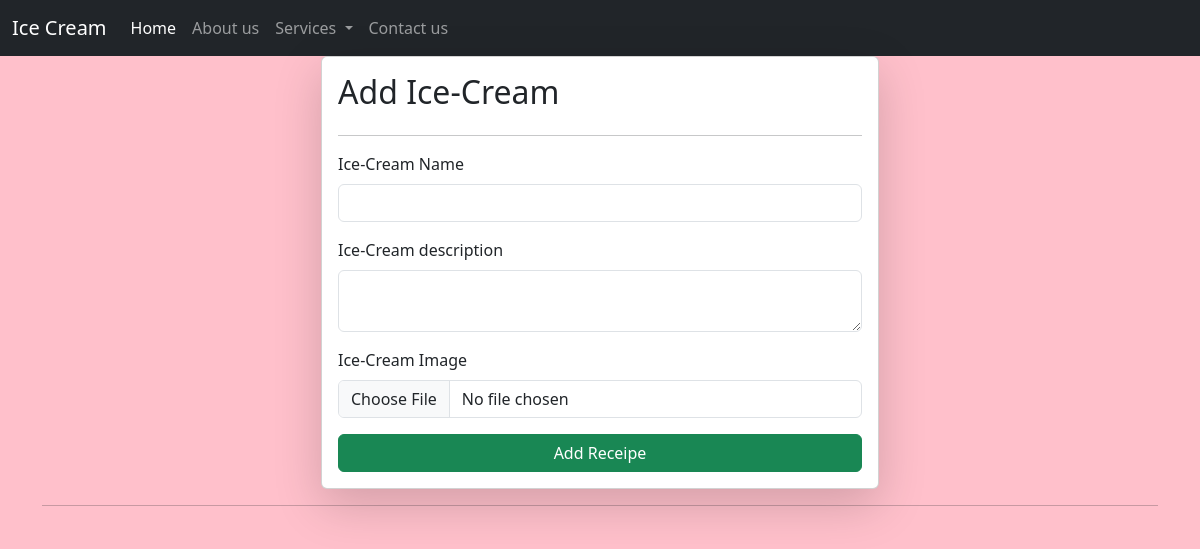
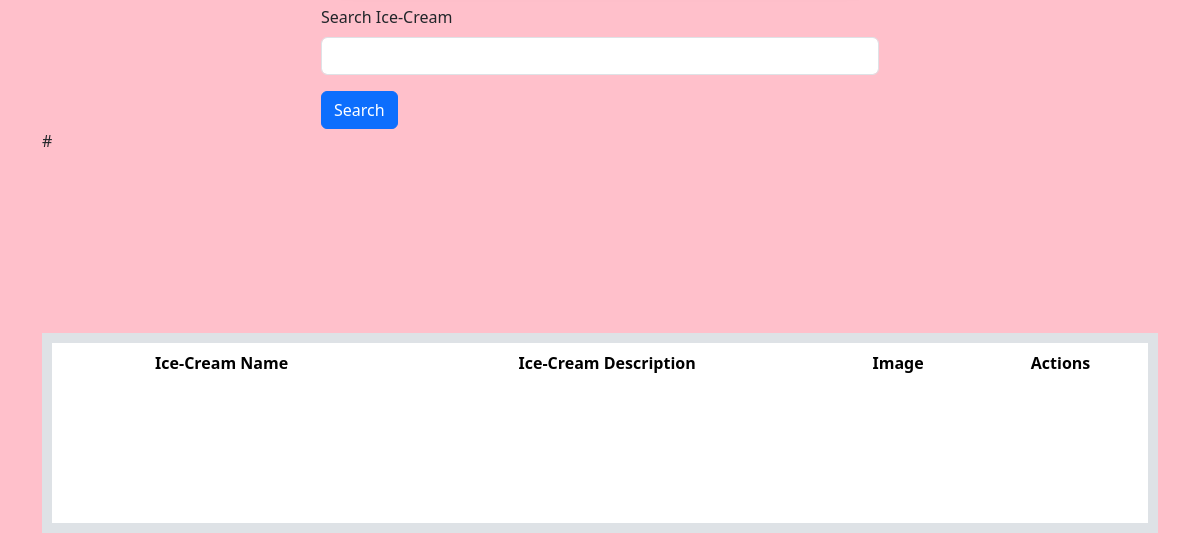
Before: /icecream/ with the older database file (2 pictures, top to bottom).
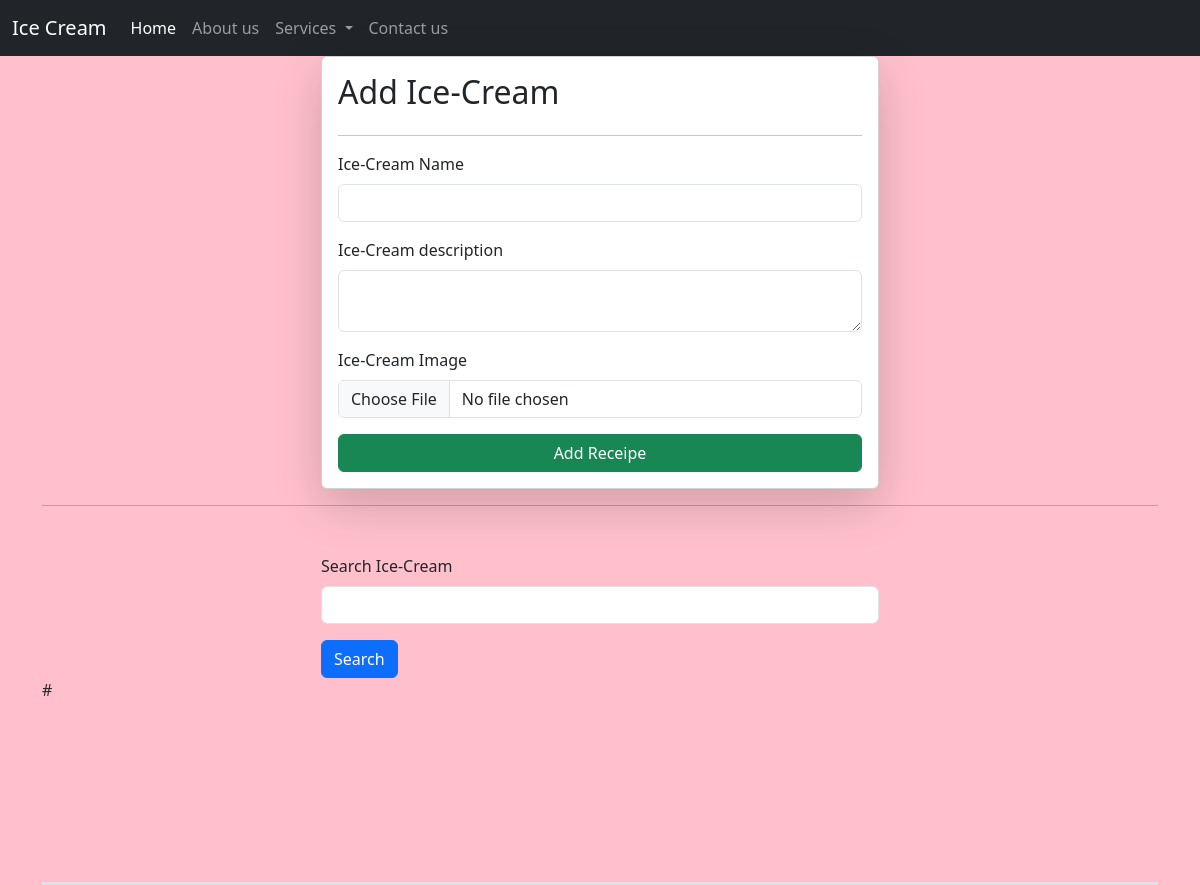
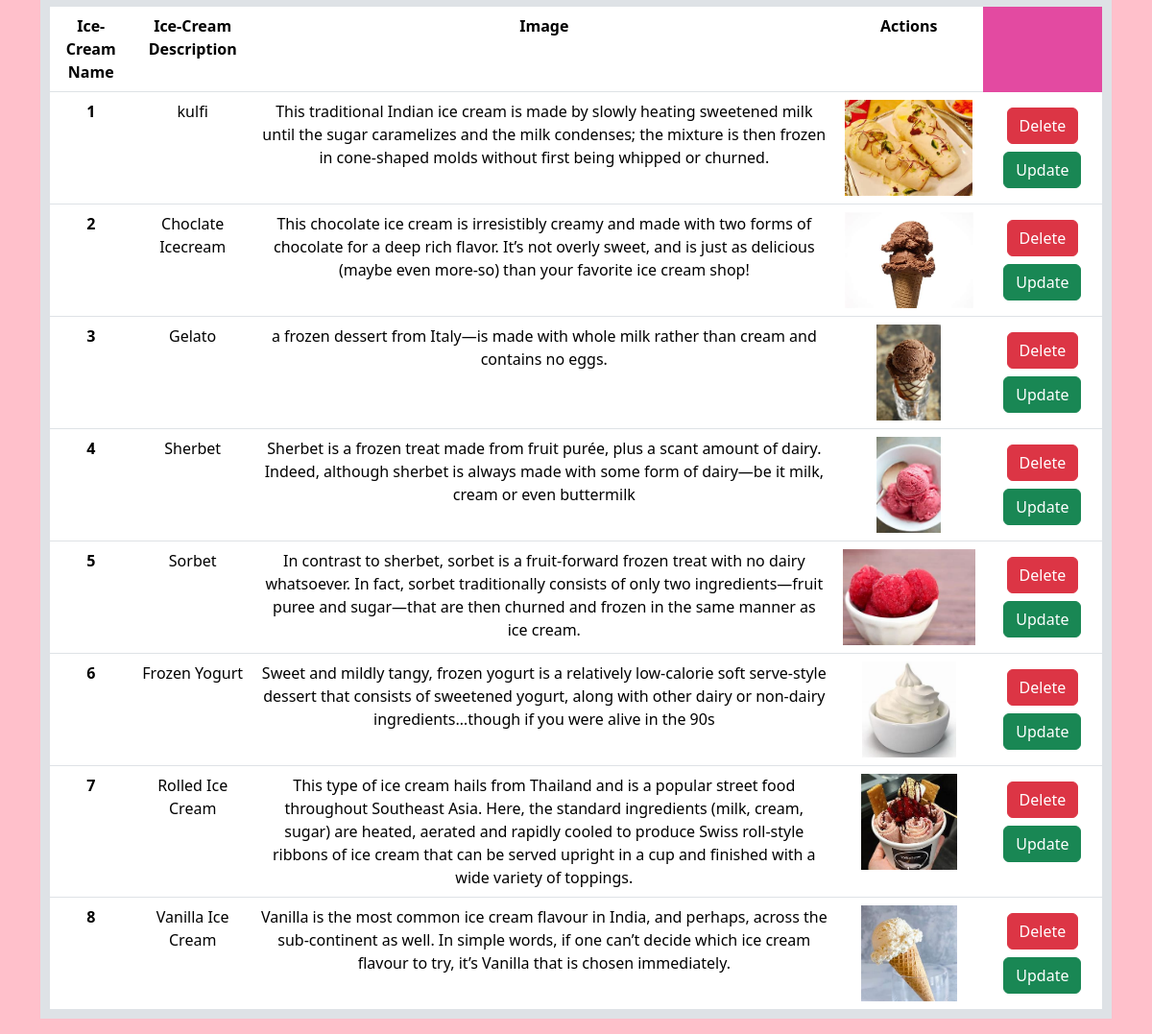
After: the same page with the newer database file (2 pictures, top to bottom).
### Home/models.py (models this page shows)
class IceCream(models.Model):
    user = models.ForeignKey(User, on_delete=models.SET_NULL, null=True,blank=True)
    icecream_name = models.CharField(max_length=100)
    icecream_description = models.TextField()
    icecream_image = models.ImageField(upload_to="ice-cream")
    icecream_view_count = models.IntegerField(default=1)

### Home/views.py (the view, shortened to what this page needs)
# urls.py: path("icecream/", icecream,name="Icecream"),
def icecream(request):
    queryset = IceCream.objects.all()
    if request.GET.get("search"):
        queryset = queryset.filter(icecream_name__icontains = request.GET.get("search"))
    context = {"icecreams" : queryset}
    return render(request, "icecream.html",context)

### templates/icecream.html (shortened to what this page needs)
{% extends "base.html" %}
{% block body%}
<div class="container">
  <form class="col-6 mx-auto card p-3 shadow-lg" method="post" enctype="multipart/form-data">
    <h2>Add Ice-Cream</h2>
    <hr>
    <div class="mb-3">
      <label for="exampleInputEmail1" class="form-label">Ice-Cream Name</label>
      <input name="IceCream_name" required type ="text" class="form-control">
    </div>
    <div class="mb-3">
      <label for="exampleInputPassword1"  class="form-label">Ice-Cream description</label>
      <textarea  class="form-control" name ="IceCream_description" required></textarea>
    </div>
    <div class="mb-3">
      <label for="exampleInputPassword1" class="form-label">Ice-Cream Image</label>
      <input name ="IceCream_image" type="file" class="form-control">
    </div>
    <button type="submit" class="btn btn-success">Add Receipe</button>
  </form>
  <hr>
  <div class = "mt-5">
    <div class = "mx-auto col-6">
      <form>
      <div class="mb-3">
        <label for="exampleInputEmail1" class="form-label">Search Ice-Cream</label>
        <input name="search" value="{{icecream.icecream_name}}" required type ="text" class="form-control">
      </div>
      <button type = "submit" class = "btn btn-primary">Search</button>
      </form>
    </div>
  </div>
  <table class="table" style="background-color: rgb(227, 74, 161);>
    <thead>
    <tr>
      <th scope="col">#</th>
      <th scope="col">Ice-Cream Name</th>
      <th scope="col">Ice-Cream Description</th>
      <th scope="col">Image</th>
      <th scope="col">Actions</th>
  <tbody>
    {% for icecream in icecreams %}
    <tr>
      <th scope="row">{{forloop.counter}}</th>
      <td>{{icecream.icecream_name}}</td>
      <td>{{icecream.icecream_description}}</td>
      <td><img src="/media/{{icecream.icecream_image}}" style="height:100px"></td>
      <td>
        <a href="/delete-icecream/{{icecream.id}}/" class = "btn btn-danger m-2">Delete</button>
        <a href="/update-icecream/{{icecream.id}}/" class = "btn btn-success">Update</button>
      </td>
    </tr>
    {% endfor %}
   </tbody>
</table>
</div>
{% endblock %}

### templates/base.html (shortened to what this page needs)
{% load static %}
<!DOCTYPE html>
<html lang="en">
  <head>
    <link
      href="https://cdn.jsdelivr.net/npm/bootstrap@5.3.2/dist/css/bootstrap.min.css"
      rel="stylesheet"
    />
  </head>
  <body>
    <nav class="navbar navbar-expand-lg navbar-dark bg-dark">
      <div class="container-fluid">
        <a class="navbar-brand" href="#">Ice Cream</a>
        <div class="collapse navbar-collapse" id="navbarSupportedContent">
          <ul class="navbar-nav me-auto mb-2 mb-lg-0">
            <li class="nav-item">
              <a class="nav-link active" aria-current="page" href="/">Home</a>
            </li>
            <li class="nav-item">
              <a class="nav-link" href="/about">About us</a>
            </li>
            <li class="nav-item dropdown">
              <a
                class="nav-link dropdown-toggle"
                href="/services"
                role="button"
                data-bs-toggle="dropdown"
                aria-expanded="false"
              >
                Services
              </a>
            </li>
            <li class="nav-item">
              <a class="nav-link" href="/contact">Contact us</a>
            </li>
          </ul>
        </div>
      </div>
    </nav>
    {% block body %} {% endblock body%}
  </body>
</html>

### templates/icecream.html (style rules this page uses)
body { background-color: pink; }
table { background-color: antiquewhite; border: 10px solid rgb(14, 2, 2); width: 300px; height: 200px; text-align: center; padding: 10px; margin-top: 180px; }

Changed rows visible on the page:
added IceCream: icecream_name "kulfi", icecream_description "This traditional Indian ice cream is made by slowly heating sweetened milk until the sugar caramelizes and the milk condenses; the mixture is then frozen in cone-shaped molds without first being whipped or churned.", shows a picture
added IceCream: icecream_name "Choclate Icecream", icecream_description "This chocolate ice cream is irresistibly creamy and made with two forms of chocolate for a deep rich flavor. It’s not overly sweet, and is just as delicious (maybe even more-so) than your favorite ice cream shop!", shows a picture
added IceCream: icecream_name "Gelato", icecream_description "a frozen dessert from Italy—is made with whole milk rather than cream and contains no eggs.", shows a picture
added IceCream: icecream_name "Sherbet", icecream_description "Sherbet is a frozen treat made from fruit purée, plus a scant amount of dairy. Indeed, although sherbet is always made with some form of dairy—be it milk, cream or even buttermilk", shows a picture
added IceCream: icecream_name "Sorbet", icecream_description "In contrast to sherbet, sorbet is a fruit-forward frozen treat with no dairy whatsoever. In fact, sorbet traditionally consists of only two ingredients—fruit puree and sugar—that are then churned and frozen in the same manner as ice cream.", shows a picture
added IceCream: icecream_name "Frozen Yogurt", icecream_description "Sweet and mildly tangy, frozen yogurt is a relatively low-calorie soft serve-style dessert that consists of sweetened yogurt, along with other dairy or non-dairy ingredients…though if you were alive in the 90s", shows a picture
added IceCream: icecream_name "Rolled Ice Cream", icecream_description "This type of ice cream hails from Thailand and is a popular street food throughout Southeast Asia. Here, the standard ingredients (milk, cream, sugar) are heated, aerated and rapidly cooled to produce Swiss roll-style ribbons of ice cream that can be served upright in a cup and finished with a wide variety of toppings.", shows a picture
added IceCream: icecream_name "Vanilla Ice Cream", icecream_description "Vanilla is the most common ice cream flavour in India, and perhaps, across the sub-continent as well. In simple words, if one can’t decide which ice cream flavour to try, it’s Vanilla that is chosen immediately.", shows a picture
